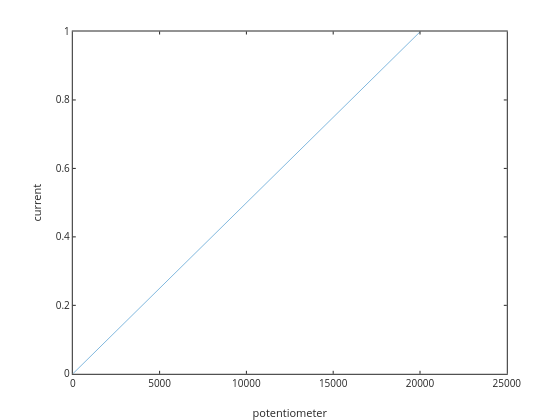

Here is the notebook cell this chart was saved with:
### Markdown cell above
# reference voltage set

![](<./img/reference_voltage_set.png>)

### Code cell
graphics_toolkit plotly
displayformat plotly_interactive_legend true
displayformat include_comment true
syms Vm_s R_2 R_3 Rset_s;

Vcc=10 # [V]

# first we need to drop voltage to ~Vsense
Vsense = I_in*Rsense

Rpot_in=1e3
R1_in=1e6
Rset_in=Rpot_in*0.5
Vin=Vcc*(Rset_in/((Rpot_in-Rset_in+R1_in)+Rset_in)) # [V] input voltage for divider
#
# voltage divider
Rpot=20e3;

Io=linspace(0,I_in,15);
Vm=Io*Rsense;

Rset_s = solve((Rset_s / ((Rpot-Rset_s) + Rset_s))*Vin==Vm_s,Rset_s)

Rset=subs(Rset_s,{Vm_s},{Vm});

plot(double(Rset),Io)
xlabel("potentiometer")
ylabel("current")
ylim([0,max(Io)])
double(max(Rset))

### Figure 1 — Plotly figure (JSON) as saved in the notebook; plotly's stock layout.template omitted (floating-point values rounded to 4 significant figures)
{"data": [{"line": {"color": "rgb(0,113,188)", "dash": "solid", "width": 0.5}, "marker": {"color": "rgb(0,113,188)", "line": {"color": "rgb(0,113,188)"}, "size": 6, "symbol": "none"}, "mode": "lines", "name": "", "showlegend": false, "type": "scatter", "visibility": true, "x": [0, 1430, 2860, 4290, 5720, 7150, 8580, 10010, 11440, 12870, 14300, 15730, 17160, 18590, 20020], "xaxis": "x", "y": [0, 0.07143, 0.1429, 0.2143, 0.2857, 0.3571, 0.4286, 0.5, 0.5714, 0.6429, 0.7143, 0.7857, 0.8571, 0.9286, 1], "yaxis": "y"}], "layout": {"height": 420, "hovermode": "closest", "legend": {"x": 1, "y": 0.5}, "margin": {"b": 0, "l": 0, "r": 0, "t": 0}, "plot_bgcolor": "rgba(0,0,0,0)", "showlegend": true, "width": 560, "xaxis": {"anchor": "y", "autorange": false, "domain": [0.13, 0.905], "exponentformat": "none", "gridcolor": "rgba(38,38,38,0.15)", "gridwidth": 1, "linecolor": "rgb(38,38,38)", "linewidth": 1, "mirror": "ticks", "range": [0, 25000], "showgrid": false, "showline": true, "side": "bottom", "spikedash": "solid", "spikemode": "across", "spikesides": false, "spikethickness": 1, "tickangle": 0, "tickcolor": "rgb(38,38,38)", "tickfont": {"color": "rgb(38,38,38)", "size": 10}, "ticklen": 3, "ticks": "inside", "ticktext": ["0", "5000", "10000", "15000", "20000", "25000"], "tickvals": [0, 5000, 10000, 15000, 20000, 25000], "title": {"font": {"color": "rgb(38,38,38)", "size": 11}, "text": "potentiometer"}, "type": "linear", "visible": true, "zeroline": false}, "yaxis": {"anchor": "x", "autorange": false, "domain": [0.11, 0.925], "exponentformat": "none", "gridcolor": "rgba(38,38,38,0.15)", "gridwidth": 1, "linecolor": "rgb(38,38,38)", "linewidth": 1, "mirror": "ticks", "range": [0, 1], "showgrid": false, "showline": true, "side": "left", "spikedash": "solid", "spikemode": "across", "spikesides": false, "spikethickness": 1, "tickangle": 0, "tickcolor": "rgb(38,38,38)", "tickfont": {"color": "rgb(38,38,38)", "size": 10}, "ticklen": 3, "ticks": "inside", "ticktext": ["0", "0.2", "0.4", "0.6", "0.8", "1"], "tickvals": [0, 0.2, 0.4, 0.6, 0.8, 1], "title": {"font": {"color": "rgb(38,38,38)", "size": 11}, "text": "current"}, "type": "linear", "visible": true, "zeroline": false}}}
